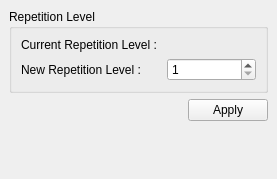
<?xml version="1.0" encoding="UTF-8"?>
<ui version="4.0">
 <class>RepetitionLevelControl</class>
 <widget class="QDockWidget" name="RepetitionLevelControl">
  <property name="geometry">
   <rect>
    <x>0</x>
    <y>0</y>
    <width>277</width>
    <height>179</height>
   </rect>
  </property>
  <property name="windowTitle">
   <string>Repetition Level Control</string>
  </property>
  <widget class="QWidget" name="dockWidgetContents">
   <layout class="QGridLayout" name="gridLayout">
    <item row="1" column="1">
     <widget class="QPushButton" name="applyPushButton">
      <property name="text">
       <string>Apply</string>
      </property>
     </widget>
    </item>
    <item row="1" column="0">
     <spacer name="horizontalSpacer">
      <property name="orientation">
       <enum>Qt::Horizontal</enum>
      </property>
      <property name="sizeHint" stdset="0">
       <size>
        <width>157</width>
        <height>20</height>
       </size>
      </property>
     </spacer>
    </item>
    <item row="0" column="0" colspan="2">
     <widget class="QGroupBox" name="groupBox">
      <property name="title">
       <string>Repetition Level</string>
      </property>
      <layout class="QGridLayout" name="gridLayout_2">
       <item row="0" column="0">
        <layout class="QFormLayout" name="formLayout">
         <property name="fieldGrowthPolicy">
          <enum>QFormLayout::AllNonFixedFieldsGrow</enum>
         </property>
         <property name="labelAlignment">
          <set>Qt::AlignLeading|Qt::AlignLeft|Qt::AlignVCenter</set>
         </property>
         <item row="0" column="0">
          <widget class="QLabel" name="lblCurrentRepetitionLevel">
           <property name="text">
            <string>Current Repetition Level : </string>
           </property>
          </widget>
         </item>
         <item row="0" column="1">
          <widget class="QLabel" name="dispCurrentRepetitionLevel">
           <property name="text">
            <string/>
           </property>
          </widget>
         </item>
         <item row="1" column="0">
          <widget class="QLabel" name="lblNewRepetitionLevel">
           <property name="text">
            <string>New Repetition Level : </string>
           </property>
          </widget>
         </item>
         <item row="1" column="1">
          <widget class="QSpinBox" name="spinBoxNewRepetitionLevel">
           <property name="minimum">
            <number>1</number>
           </property>
           <property name="maximum">
            <number>1024</number>
           </property>
          </widget>
         </item>
        </layout>
       </item>
      </layout>
     </widget>
    </item>
    <item row="2" column="0" colspan="2">
     <spacer name="verticalSpacer">
      <property name="orientation">
       <enum>Qt::Vertical</enum>
      </property>
      <property name="sizeHint" stdset="0">
       <size>
        <width>20</width>
        <height>40</height>
       </size>
      </property>
     </spacer>
    </item>
   </layout>
  </widget>
 </widget>
 <resources/>
 <connections/>
</ui>
